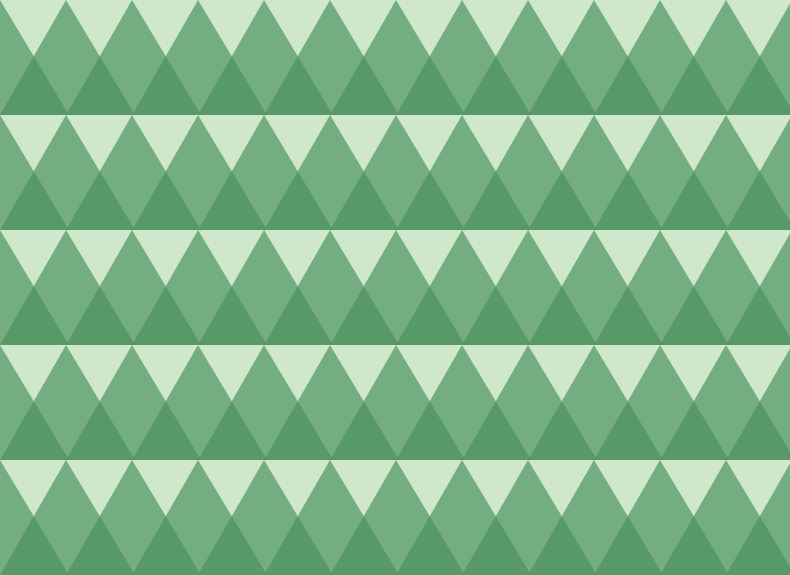
Frame 1 (no input)
Frame 2 (the mouse pressed at the canvas centre, redrawn once): identical to frame 1, image omitted

The Processing sketch that drew this single still picture (run headless with seeded random() and noise(); the mouse was pressed at the canvas centre and the sketch redrawn once):

// Processing sketch: processing_94706
// ── processing_94706.pde

/*
Pine Trees
Inspired by : http://simpledesktops.com/browse/desktops/2013/feb/18/pine-trees/
from "Simple Desktops"

Coded by @ramayac
*/
 
int stepx, stepy;
color fondo, color1;

void setup(){
  size(790, 575);
  noStroke();
  
  stepx = 66;
  stepy = 115;
  
  fondo = color(#CFE8CC);
  color1 = color(#4A925C);
  smooth();
}

void draw(){
  background(fondo);
  noStroke();
  
  fill(color1, 175); 
  for(int i = -stepx; i <= width+stepx; i = i+stepx){
    for(int j = -stepy; j <= width+stepy; j = j+stepy){
      triangulo(i, j);
    }
  }
  
  noLoop();
}

void triangulo(int x, int y){
  pushMatrix();
  translate(x, y);
  triangle(0, 115, 66, 0, 135, 115);
  popMatrix();
}
